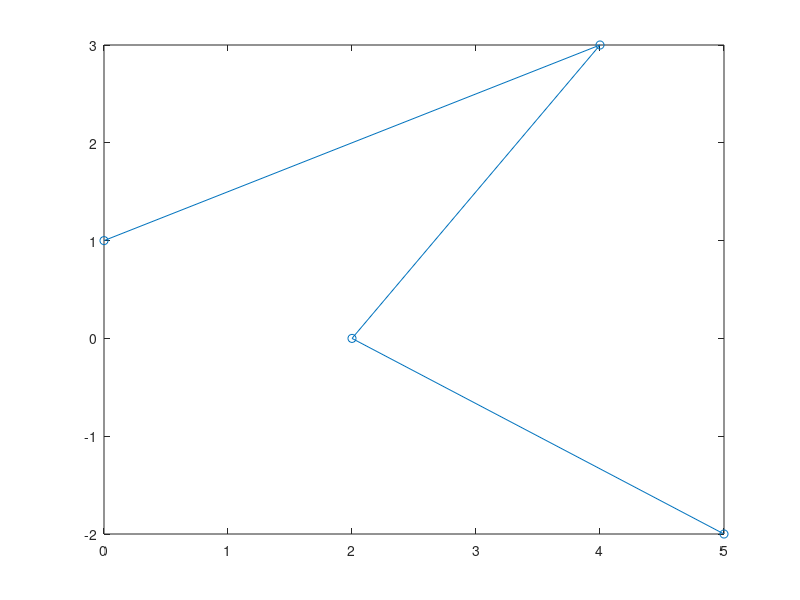

Write the MATLAB code that produced this figure.
%QUESTION 1

x=(35.7 * 64 * 7^3) / (45 + 5*5)

%QUESTION 2

result = (5/4)*7*6^2 + (3^(7/9))^3 - 652;
disp(result)

%QUESTION 3

x = 2;
x = x + 3;
disp(x)
result1 = x + 1*2;
result2 = (x+1)*2;
disp(result1)
disp(result2)

theta = 45;
theta = (theta/180)*pi; % convert to radians
sin_theta = sin(theta);
cos_theta = cos(theta);

result = sin_theta^2 + cos_theta^2;

disp(result)


%QUESTION 4

t= 5;
log(2 + t + t.^2)
exp(t) * (1 + cos(3*t))
cos(t).^2 + sin(t).^2
atan(t)
cot(t) = 1/tan(t)
sec(t).^2 + cot(t) - 1

%QUESTION 5

x = [0:0.1:20];
y = sin(x);
plot(x,y)

%QUESTION 6

x = [0 4 2 5];
y = [1 3 0 -2];
plot(x, y, 'o-')

%QUESTION 7

x = [0 1 2 3 4 5 6 7 8 9 10];
x = x + 7;
x = x * 8;
disp(x);

%QUESTION 8

result = ((3^7 * log(76)) / (7^3) - 546) + nthroot(910,3);
disp(result);

%QUESTION 9

result = cos(5*pi/6)^2 * (sin(7*pi/8))^2 + tan(pi/6) * log(8) / 7^(1/2);
disp(result);

%QUESTION 10

A = [1 1 2; 1 4 5; 2 5 2];
A_transpose = A';
disp(A_transpose);

B = [3 2; 1 1];
B_transpose = transpose(B);
disp(B_transpose);


%QUESTION 11 TO 13

A = [5 2 4; 1 7 -3; 6 -10 0];
B = [11 5 -3; 0 -12 4; 2 6 1];
C = [7 14 1; 10 3 -2; 8 -5 9];

a=A + B
b=B + A


c=A + (B + C)
d=(A + B) + C

e=5*(A + C)
f=5*A + 5*C


%QUESTION 14

sum = 0;
for i = 1:9
sum = sum + i;
end
disp(sum)

%QUESTION 15

for i = 1:10000
if mod(i, 37) == 0
disp(i)
end
end

%QUESTION 16

fib = [0, 1];
count = 2;
while count <= 10
    next_fib = fib(end) + fib(end-1);
    if mod(next_fib, 2) == 0
        fib = [fib, next_fib];
        count = count + 1;
    end
    fib = [fib, next_fib];
end
disp(fib)

%QUESTION 17

A = [1 2; 3 4]; % example matrix A
B = [5 6; 7 8]; % example matrix B
C = [9 10; 11 12]; % example matrix C

result1 = A*(B+C);
result2 = A*B + A*C;

disp(result1)
disp(result2)

%QUESTION 18

r = (3*350/(4*pi))^(1/3);
surface_area = 4*pi*r^2;
disp(surface_area)


